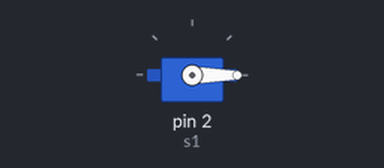
This sketch was run on a simulated Arduino Uno, built with avr-gcc and run on an emulated ATmega328P. On the bench: servo.

Above: at 0.05 s.
At 1.5 s:
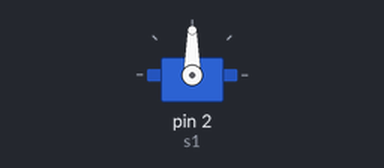
At 3.0 s:
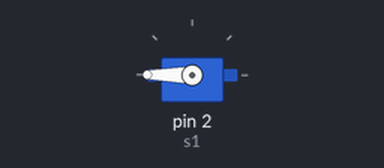
Timing chart, 0 to 6.9 s (numbered marks = the images above):
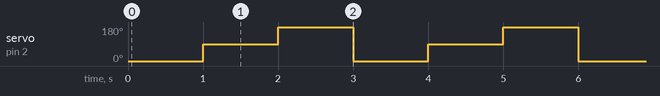

Measured:
- by itself, servo on pin 2 (s1): repeats every 3.0 s: 180° 1.0 s, 0° 1.0 s, 90° 1.0 s

The sketch:

Light_Switch.ino
```cpp
#include<Servo.h>
int motion_1 = 2;
Servo s1;

void setup(){
  s1.attach(2);
}

void loop (){
//  delay(100); //this delay is to let the sensor settle down before taking a reading
//  int sensor_1 = digitalRead(motion_1);
//  if (sensor_1 == HIGH){
//    Serial.print("go");
//    s1.write(0);
//    delay(1000);
//    s1.write(90);
//    delay(1000);
//    s1.write(180);
//  }
    s1.write(0);
    delay(1000);
    s1.write(90);
    delay(1000);
    s1.write(180);
    delay(1000);
}
```
